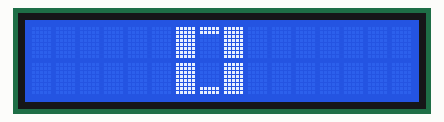
This sketch was run on a simulated Arduino Uno, built with avr-gcc and run on an emulated ATmega328P. Shown: 16×2 character LCD.

Above: at 0.1 s.
At 1.1 s:
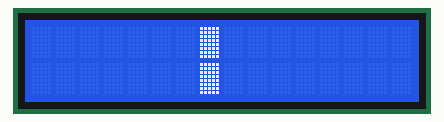
At 2.1 s:
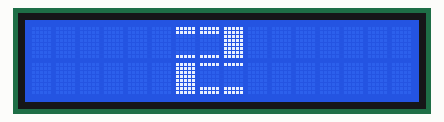
At 4.1 s:
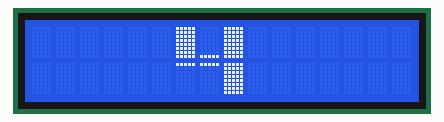
At 6.1 s:
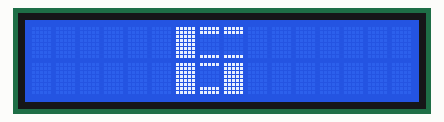
At 9.1 s:
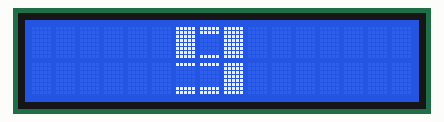

The sketch:

I207.ino
```cpp
#include <LiquidCrystal.h>
LiquidCrystal lcd(12, 11,10, 5, 4, 3, 2);
byte shape[8][8]={
{B11111,B11111,B11111,B11111,B11111,B11111,B11111,B11111}, //0
{B00000,B00000,B00000,B00000,B00000,B00000,B00000,B00000}, //1
{B11111,B11111,B00000,B00000,B00000,B00000,B00000,B00000}, //2
{B00000,B00000,B00000,B00000,B00000,B00000,B11111,B11111}, //3
{B11111,B11111,B00000,B00000,B00000,B00000,B00000,B11111}, //4
{B11111,B00000,B00000,B00000,B00000,B00000,B11111,B11111}, //5
{B11111,B00000,B00000,B00000,B00000,B00000,B00000,B00000}, //6
{B00000,B00000,B00000,B00000,B00000,B00000,B00000,B11111}}; //7
const char number[10][6]={
{0,2,0,0,3,0},{1,0,1,1,0,1},{4,4,0,0,5,5},{2,4,0,3,5,0},{0,7,0,6,6,0},
{0,4,4,5,5,0},{0,4,4,0,5,0},{2,2,0,1,1,0},{0,4,0,0,5,0},{0,4,0,5,5,0}};
void setup()
{
  lcd.begin(16,2);
  for(int i=0;i<8;i++)
     lcd.createChar(i,shape[i]);
}
void loop()
{
  for(int i=0;i<10;i++)
  {
    showNumber(i,6);
    delay(1000);
  }
}
void showNumber(int value,int colPosition)
{
  int i;
  lcd.setCursor(colPosition,0);
  for(i=0;i<=2;i++)
     lcd.write(byte(number[value][i]));
  lcd.setCursor(colPosition,1);
  for(i=3;i<=5;i++)
     lcd.write(byte(number[value][i]));
 }
```

Measured:
- by itself, everything shown: repeats every 10.0 s, in 10 steps
- what the display in image 1 shows lasts 1.0 s, from 1.1 s to 2.1 s
